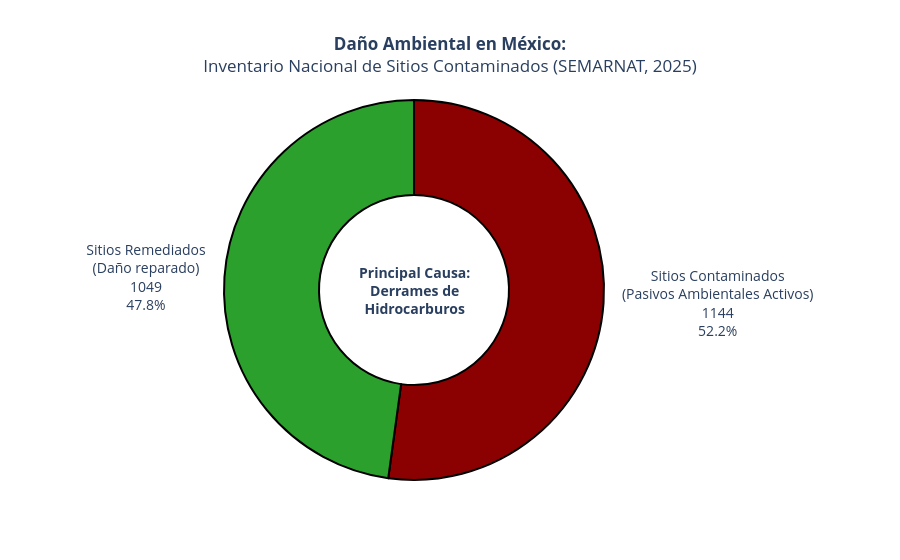

This figure's notebook cell:
### Markdown cell above
Para esta parte nos basamos en: https://geoportal.semarnat.gob.mx/arcgisp/apps/webappviewer/index.html?id=6633959897c14220b90f1b92a6e11840

### Code cell
import plotly.graph_objects as go

# Datos oficiales SEMARNAT (Corte a Dic 2025)
etiquetas = ['Sitios Remediados<br>(Daño reparado)', 'Sitios Contaminados<br>(Pasivos Ambientales Activos)']
valores = [1049, 1144]
colores = ['#2ca02c', '#8b0000'] # Verde para lo limpio, Rojo oscuro para el daño activo

fig = go.Figure(data=[go.Pie(
    labels=etiquetas,
    values=valores,
    hole=.5,
    marker=dict(colors=colores, line=dict(color='#000000', width=2)),
    textinfo='label+percent+value',
    textposition='outside',
    textfont_size=14
)])

fig.update_layout(
    title_text='<b>Daño Ambiental en México:</b><br>Inventario Nacional de Sitios Contaminados (SEMARNAT, 2025)',
    title_x=0.5,
    annotations=[dict(text='<b>Principal Causa:<br>Derrames de<br>Hidrocarburos</b>', x=0.5, y=0.5, font_size=14, showarrow=False)],
    showlegend=False,
    template='plotly_white'
)

fig.show()

### Figure 1 — Plotly figure (JSON) as saved in the notebook; plotly's stock layout.template omitted (floating-point values rounded to 4 significant figures)
{"data": [{"hole": 0.5, "labels": ["Sitios Remediados<br>(Daño reparado)", "Sitios Contaminados<br>(Pasivos Ambientales Activos)"], "marker": {"colors": ["#2ca02c", "#8b0000"], "line": {"color": "#000000", "width": 2}}, "textfont": {"size": 14}, "textinfo": "label+percent+value", "textposition": "outside", "type": "pie", "values": [1049, 1144]}], "layout": {"annotations": [{"font": {"size": 14}, "showarrow": false, "text": "<b>Principal Causa:<br>Derrames de<br>Hidrocarburos</b>", "x": 0.5, "y": 0.5}], "showlegend": false, "title": {"text": "<b>Daño Ambiental en México:</b><br>Inventario Nacional de Sitios Contaminados (SEMARNAT, 2025)", "x": 0.5}}}
